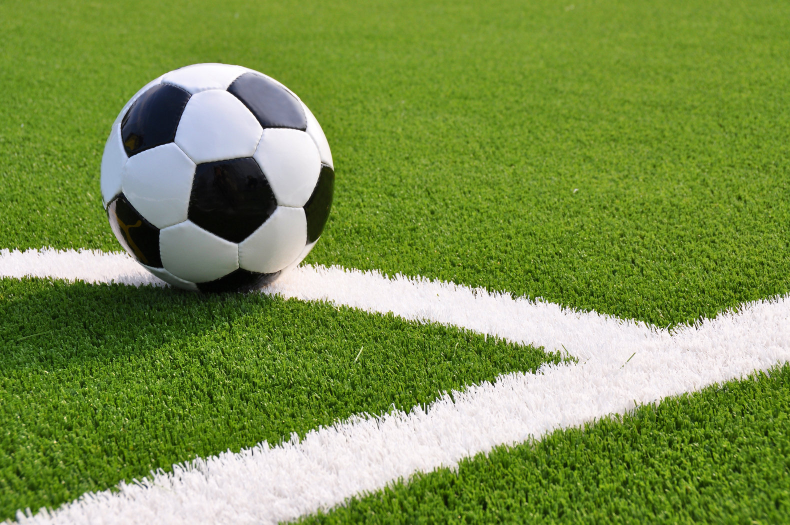
%> input picture SLIC_GraphCutSegmentation_EMAlgorithm/prob_GraphCut/n_ball.jpg, 1580 x 1049 px (shown at 1/2 size)
$ octave --eval "bb_rect;"   (GNU Octave 9; MATLAB toolbox functions it lacks are replaced by stand-ins)
%> lines starting %> are read from the running program, lines starting %| are printed output that depends on the picture
function [ ] = bb_rect( )
%UNTITLED Summary of this function goes here
%   Detailed explanation goes here
figure(4);

% [4 lines of commented-out code are left out]

img=imread((('n_ball.jpg')));
%> img is the input picture: size 1049x1580x3 uint8; mean R, G, B 122.5, 145, 75.7

im2=imread('ol3n.jpg');
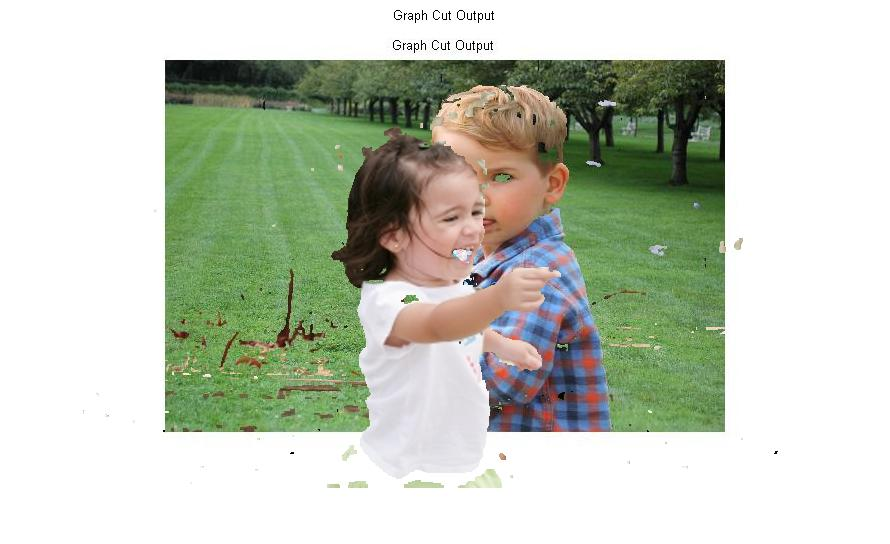
%> input picture SLIC_GraphCutSegmentation_EMAlgorithm/prob_GraphCut/ol3n.jpg, 890 x 544 px
%> im2 is the input picture: size 544x890x3 uint8; mean R, G, B 195.8, 202.3, 187.2
sz2=size(im2);
%> sz2 = [544 890 3]
im2=im2double(im2);
%> im2: size 544x890x3 double
img=imresize(img,[sz2(1) sz2(2)]);
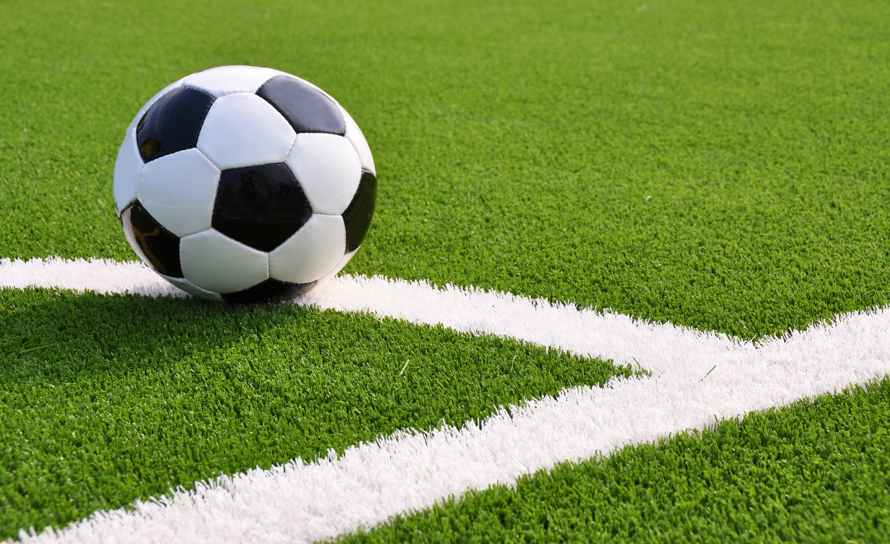
%> img: size 544x890x3 uint8; mean R, G, B 122.5, 145, 75.7
sz=size(img);
%> sz = [544 890 3]
img=im2double(img);
%> img: size 544x890x3 double
addpath('./GCmex1.5/');

imshow(img);
hold on;
%> (the run ends here)
